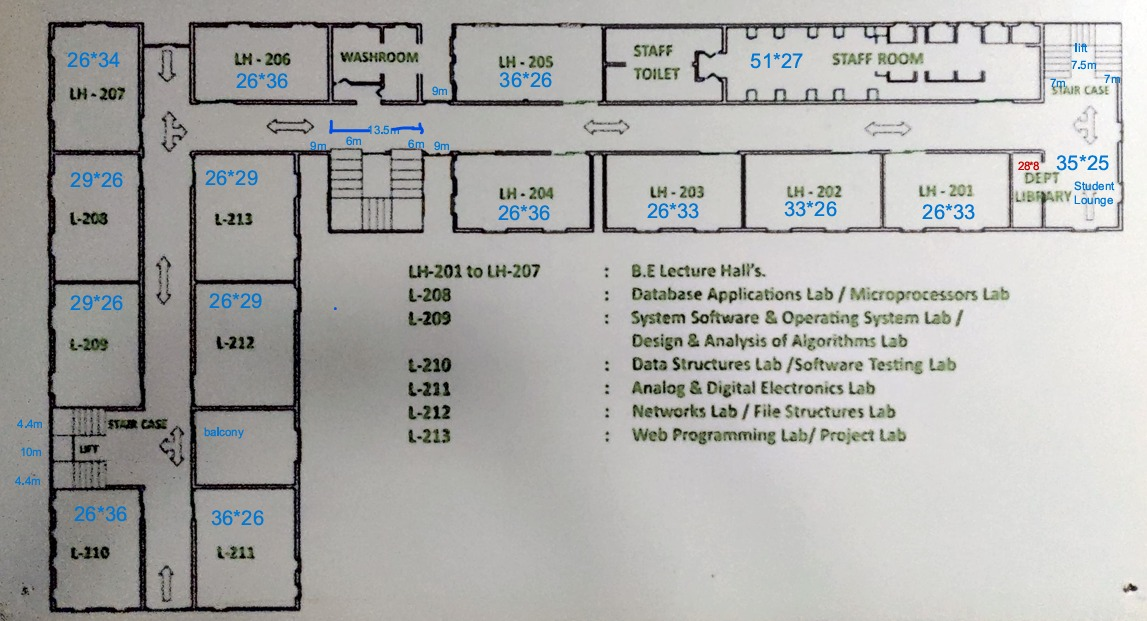
#> input picture raspberry_pi/ISE_FloorMap.jpeg, 1147 x 621 px; its folder holds only this picture in this run
$ python -i visual_motion.py   (imports and definitions only)
#> lines starting #> are read from the running program, lines starting #| are printed output that depends on the picture
#> further down, picture is the input picture: shape (621, 1147, 3); mean B, G, R 170.4, 172.8, 173.1
### raspberry_pi/debug_log.py
"""
debug_log.py - Neuro Vision Assist
====================================
Rate-limited, level-aware debug logging.

Levels (set DEBUG_LEVEL in config.py)
--------------------------------------
  NONE    : silent — only critical errors printed elsewhere
  BASIC   : step accept/reject, waypoint events, heading corrections
  VERBOSE : full EKF, optical flow, pose, and distance logs

Rate limiting
-------------
  ekf_summary()   — at most once per EKF_LOG_INTERVAL seconds
  dist_progress() — only when travelled increases by DIST_LOG_STEP metres
  of_state()      — only on MOVING↔STILL transitions or feature-count drops
  heading_cue()   — only when instruction or error changes significantly
  step_ok/rej()   — always printed at BASIC level (low frequency by nature)
"""

import time
from config import DEBUG_LEVEL

# ── Rate-limit intervals ───────────────────────────────────────────────────────
EKF_LOG_INTERVAL  = 0.75   # seconds between EKF summary prints
DIST_LOG_STEP     = 0.5    # metres between distance progress prints
OF_LOW_FEAT_THRESH = 20    # feature count below which a drop warning is printed
HDG_CHANGE_DEG    = 5.0    # minimum heading-error change to re-print heading log

_NONE    = "NONE"
_BASIC   = "BASIC"
_VERBOSE = "VERBOSE"

_level = DEBUG_LEVEL.upper() if DEBUG_LEVEL else _BASIC


def _is(level: str) -> bool:
    if _level == _NONE:
        return False
    if _level == _BASIC:
        return level == _BASIC
    return True   # VERBOSE: print everything


# ── Module-level rate-limit state ─────────────────────────────────────────────
_ekf_last_t:       float = 0.0
_dist_last_logged: float = 0.0
_of_last_state:    str   = ""
_of_last_feat:     int   = 9999
_hdg_last_err:     float = 0.0
_hdg_last_cue:     str   = ""


# ── EKF summary (VERBOSE, rate-limited) ───────────────────────────────────────

# [52 lines left out: functions ekf_pred, ekf_update, ekf_pose, dist_progress, not called in this run]


def dist_reset() -> None:
    global _dist_last_logged
    _dist_last_logged = 0.0


# ── Optical flow (VERBOSE, state-change / feature-drop gated) ─────────────────

# [28 lines left out: functions of_state_change, of_low_features, not called in this run]


def of_init(label: str, n: int = 0) -> None:
    """Print init/redetect/failure events unconditionally at VERBOSE."""
    if not _is(_VERBOSE):
        return
    print(f"[OF]  {label}  n={n}")


# [4 lines left out: function of_reset, not called in this run]


# ── Camera motion gate (BASIC, state-change only) ─────────────────────────────────

_gate_last_msg: str = ""


# [79 lines left out: functions of_gate, heading_log, heading_reset, step_ok, step_rej, nav_event and 2 more, not called in this run]

### raspberry_pi/visual_motion.py
"""
visual_motion.py - Neuro Vision Assist
=======================================
Camera-based motion detection using sparse Lucas-Kanade optical flow.

Role after root-cause fix
--------------------------
This module is now a MOTION GATE only.  It no longer produces metric
displacement estimates.  The EKF reads is_visually_still to decide
whether to suppress velocity integration.

Reason: the camera is chest-mounted and forward-facing.  Optical flow
from forward motion produces radial expansion of the scene, not lateral
translation.  Multiplying mean radial flow by OF_M_PER_PX (a lateral-
motion factor) overestimates forward distance by 2-14x depending on
scene depth.  Distance is now provided solely by the IMU step detector.

What this module still does
----------------------------
- Tracks sparse corners with Lucas-Kanade.
- Classifies each frame as MOVING or STILL based on corrected flow magnitude.
- Exposes is_visually_still for the EKF motion gate.
- get_displacement() returns 0.0 always (kept for API compatibility).
"""

import cv2
import threading
import numpy as np

from config import (
    OF_SCALE, OF_MOTION_THRESH, OF_STILL_FRAMES,
    OF_GYRO_GATE_DEG_S, OF_MIN_CORNERS,
    NAV_POLL_S,
)
try:
    from config import OF_MOVING_FRAMES
except ImportError:
    OF_MOVING_FRAMES = 4
import debug_log

_nav_monitor = None

_CORNER_PARAMS = dict(
    maxCorners=150,        # increased from 100 for more robust tracking
    qualityLevel=0.01,
    minDistance=5,         # tighter packing for more features
    blockSize=7,
)

# Improved LK parameters: larger window + more pyramid levels
_LK_PARAMS = dict(
    winSize=(21, 21),      # was (15,15) — larger window tracks faster motion
    maxLevel=3,            # was 2 — extra pyramid level for large displacements
    criteria=(cv2.TERM_CRITERIA_EPS | cv2.TERM_CRITERIA_COUNT, 15, 0.03),
)

_FOCAL_PX_SCALED = 133.0   # focal length at 0.25x scale (160px wide)

# Redetect features when tracked count drops below this fraction of maxCorners
_REDETECT_FRAC = 0.4   # redetect when < 40% of max corners remain


class VisualMotion:

    def __init__(self):
        self._lock          = threading.Lock()
        self._prev_gray     = None
        self._prev_pts      = None
        self._still_count   = 0
        self._moving_count  = 0   # MOVING-side hysteresis counter
        self._is_still      = True
        self._last_t        = None

    def submit_frame(self, bgr_frame: np.ndarray, gz_deg_s: float = 0.0) -> None:
#> called with gz_deg_s = 0
        import time
        now = time.monotonic()

        small = cv2.resize(bgr_frame, (0, 0), fx=OF_SCALE, fy=OF_SCALE,
                           interpolation=cv2.INTER_LINEAR)
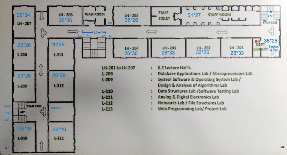
#> small: shape (155, 287, 3); mean B, G, R 170.7, 173.2, 173.4
        gray = cv2.cvtColor(small, cv2.COLOR_BGR2GRAY)
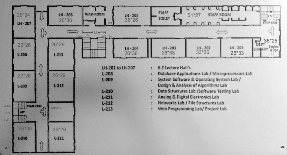
#> gray: shape (155, 287); min 0, max 255, mean 173

        with self._lock:
            dt = (now - self._last_t) if self._last_t is not None else NAV_POLL_S
            dt = max(dt, 1e-4)
            self._last_t = now

            # Gate 1: gyro shake rejection
            if abs(gz_deg_s) > OF_GYRO_GATE_DEG_S:
                debug_log.of_init(f"GYRO-GATE  gz={gz_deg_s:.1f}°/s > {OF_GYRO_GATE_DEG_S}  frame skipped")
                self._prev_gray    = gray
                self._prev_pts     = self._detect_corners(gray)
                self._still_count += 1
                self._moving_count = 0
                self._is_still = self._still_count >= OF_STILL_FRAMES
                return

            # Gate 2: need a previous frame with enough features
            n_prev = len(self._prev_pts) if self._prev_pts is not None else 0
            if self._prev_gray is None or n_prev < OF_MIN_CORNERS:
                debug_log.of_init("INIT  detecting corners...", n_prev)
                self._prev_gray = gray
                self._prev_pts  = self._detect_corners(gray)
                return

            # Optical flow
            next_pts, status, err = cv2.calcOpticalFlowPyrLK(
                self._prev_gray, gray, self._prev_pts, None, **_LK_PARAMS
            )

            if next_pts is None or status is None:
                debug_log.of_init("LK FAILED  redetecting")
                self._prev_gray = gray
                self._prev_pts  = self._detect_corners(gray)
                return

            good_mask = status.ravel() == 1
            good_prev = self._prev_pts[good_mask]
            good_next = next_pts[good_mask]
            n_good    = len(good_next)
            n_total   = len(self._prev_pts)

            if n_good < OF_MIN_CORNERS:
                debug_log.of_init(f"TOO FEW  good={n_good}/{n_total}  redetecting")
                self._prev_gray = gray
                self._prev_pts  = self._detect_corners(gray)
                return

            # Flow magnitude
            dx = good_next[:, 0, 0] - good_prev[:, 0, 0]
            dy = good_next[:, 0, 1] - good_prev[:, 0, 1]
            magnitudes = np.sqrt(dx * dx + dy * dy)
            mean_flow  = float(np.mean(magnitudes))

            # Rotation compensation
            gz_rad_s  = abs(gz_deg_s) * (3.14159265 / 180.0)
            rot_flow  = gz_rad_s * _FOCAL_PX_SCALED * dt
            corrected = max(0.0, mean_flow - rot_flow)

            # Use VERTICAL flow component as primary motion signal.
            # Forward-facing chest-mounted camera: floor features flow downward
            # during forward walking (radial expansion has a strong downward
            # component).  Pure lateral flow (dx) is near-zero for forward motion.
            mean_dy = float(np.mean(np.abs(dy)))

            # Rotation compensation on vertical component
            gz_rad_s_v = abs(gz_deg_s) * (3.14159265 / 180.0)
            rot_flow_v = gz_rad_s_v * _FOCAL_PX_SCALED * dt
            corrected_v = max(0.0, mean_dy - rot_flow_v)

            # Stillness classification with two-sided hysteresis.
            # STILL side: require OF_STILL_FRAMES consecutive below-threshold frames.
            # MOVING side: require OF_MOVING_FRAMES consecutive above-threshold frames
            #              before exiting STILL — prevents single noisy frames from
            #              prematurely releasing the EKF gate.
            if corrected_v < OF_MOTION_THRESH:
                self._still_count  += 1
                self._moving_count  = 0
                self._is_still = self._still_count >= OF_STILL_FRAMES
                debug_log.of_state_change("STILL", n_good, n_total,
                                          mean_flow, corrected_v, 0.0, 0.0, gz_deg_s)
            else:
                self._moving_count += 1
                self._still_count   = 0
                if self._moving_count >= OF_MOVING_FRAMES:
                    self._is_still = False
                debug_log.of_state_change("MOVING", n_good, n_total,
                                          mean_flow, corrected_v, 0.0, 0.0, gz_deg_s)

            # Redetect features when count drops below threshold
            redetect_thresh = int(_CORNER_PARAMS["maxCorners"] * _REDETECT_FRAC)
            if n_good < redetect_thresh:
                debug_log.of_low_features(n_good, n_total, "redetecting")
                self._prev_pts = self._detect_corners(gray)
            else:
                self._prev_pts = good_next.reshape(-1, 1, 2)
            self._prev_gray = gray

    def get_displacement(self) -> float:
        """Returns 0.0 — camera no longer provides metric displacement.
        Kept for API compatibility. Distance comes from IMU only."""
        return 0.0

    def reset(self) -> None:
        with self._lock:
            self._still_count  = 0
            self._moving_count = 0
            self._is_still     = True
            self._prev_gray    = None
            self._prev_pts     = None
            self._last_t       = None
            debug_log.of_reset()

    @property
    def is_visually_still(self) -> bool:
        with self._lock:
            return self._is_still

    @staticmethod
    def _detect_corners(gray: np.ndarray):
        pts = cv2.goodFeaturesToTrack(gray, mask=None, **_CORNER_PARAMS)
#> pts = 150 rows, first 8: [230, 8], [107, 23], [50, 23], [50, 8], [152, 23], [74, 40], [36, 150], [15, 39]
        n = len(pts) if pts is not None else 0
#> n = 150
        debug_log.of_init("DETECT", n)
        return pts

>>> import cv2
>>> picture = cv2.imread('ISE_FloorMap.jpeg')
>>> result = VisualMotion().submit_frame(picture)
#> in submit_frame, `self._prev_pts  = self._detect_corners(gray)`: self._prev_pts has the same summary as pts in _detect_corners
